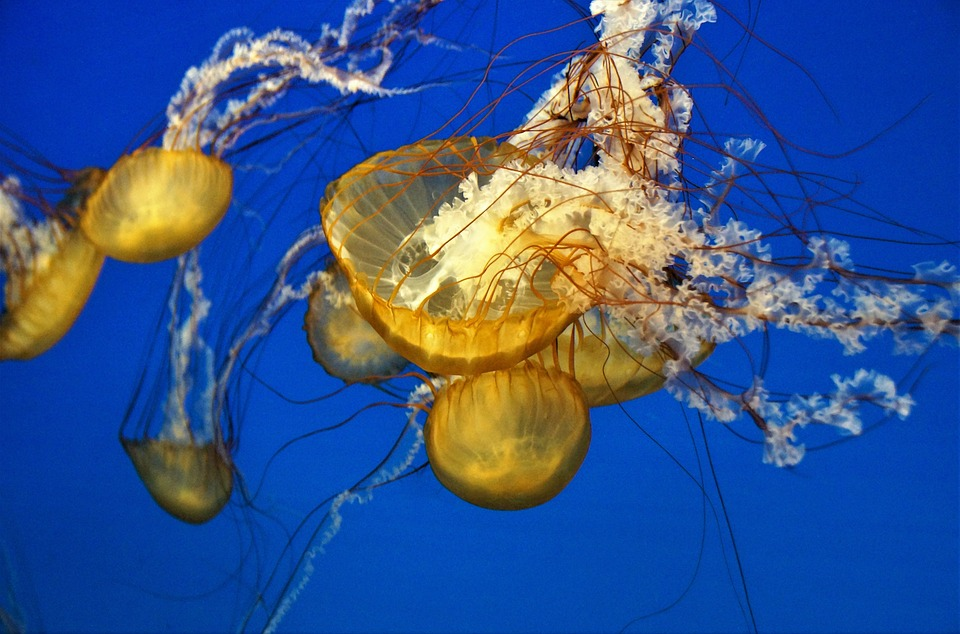
#> input picture workshops/open_cv/code/images/jellyfish.jpg, 960 x 634 px, given in place of the camera
$ python more_advanced_operations.py
#> lines starting #> are read from the running program, lines starting #| are printed output that depends on the picture; after the words box and inside, x2 and y2 are one past the last pixel; in counts of white or black regions, pixels touching at a corner belong together
import cv2
from matplotlib import pyplot as plt

def run_program():
    #Set up your webcam
    webcam = cv2.VideoCapture(0)
    #Randomly init a 'key press'
    key = ord('r')
    #While the 's' key isn't pressed
    while key != ord("s"):
        #Get picture and success of operation
        success, still = webcam.read()
#> still is the input picture: shape (634, 960, 3); mean B, G, R 141, 84.8, 53.6
        still = do_something(still)
        cv2.imshow("Webcam Feed", still)
        #Sets frame rate
        key = cv2.waitKey(10)
    cv2.destroyAllWindows()


#Test Matplotlib image visualization - create a function
def show_img(img_to_show):
    plt.imshow(cv2.cvtColor(img_to_show, cv2.COLOR_BGR2RGB))
    plt.show()
    plt.clf()

def preprocess_img(img):
    #Grayscale
    gray_img = img.copy()
    gray_img = cv2.cvtColor(gray_img, cv2.COLOR_BGR2GRAY)
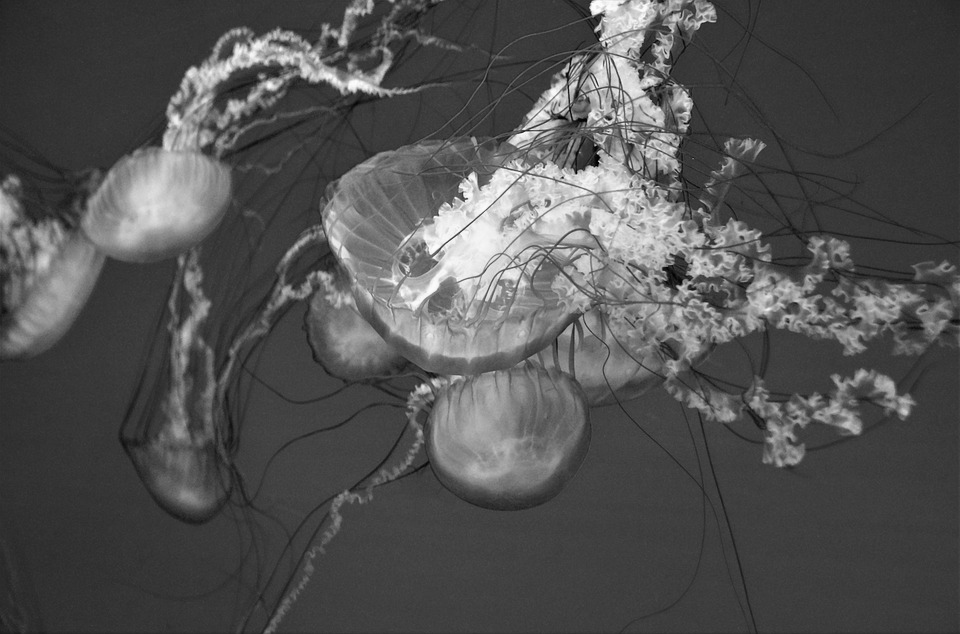
#> gray_img: shape (634, 960); min 0, max 254, mean 81.9
    #Blur
    blur_img = cv2.GaussianBlur(gray_img, (7,7), 0)
    return blur_img


# #Threshold
# def do_something(img):
#     #Preprocess img
#     img = preprocess_img(img)
#     #white is 255, black is 0
#     ret, thresh_img = cv2.threshold(img, 100, 255, cv2.THRESH_BINARY)
#     return thresh_img

# #Gradient
# def do_something(img):
#     #Preprocess img
#     img = preprocess_img(img)
#     #X direction
#     img = cv2.Sobel(img, -1, 1, 0)
#     #Y Direction
#     #img = cv2.Sobel(img, -1, 0, 1)
#     return img


# #Edge Detection
# def do_something(img):
#     #Preprocess img
#     img = preprocess_img(img)
#     img = cv2.Canny(img, 50, 200)
#     return img


#Edge Detection and Contours
def do_something(img):
    #Preprocess img
    normal_img = img.copy()
    img = preprocess_img(img)
    img = cv2.Canny(img, 50, 200)
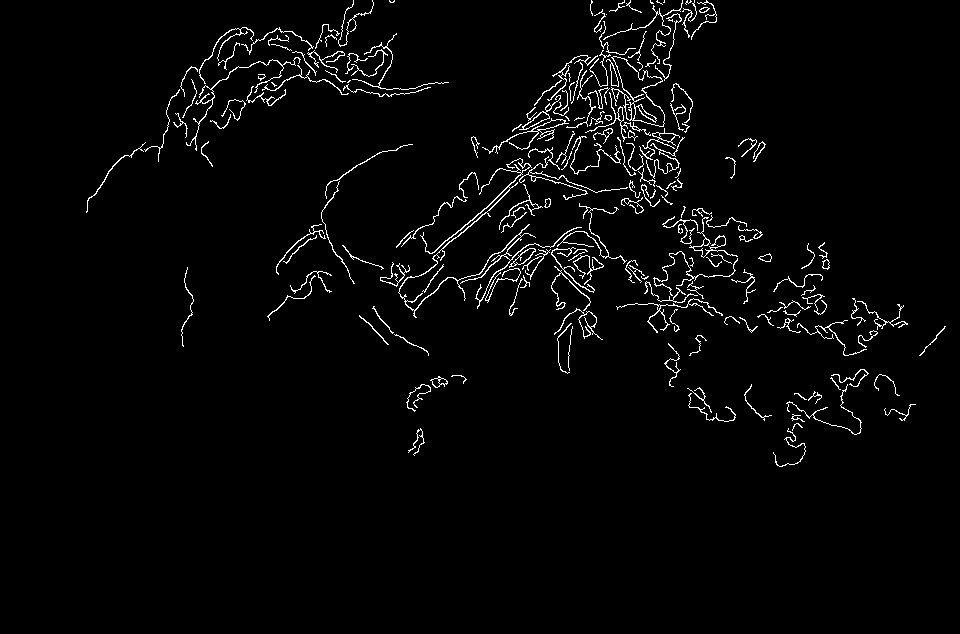
#> img: shape (634, 960); 2.6% white in thin lines or dots, all inside (x1, y1, x2, y2) = (86, 0, 946, 467)
    #Contours
    contours, hierarchy = cv2.findContours(img, cv2.RETR_TREE, cv2.CHAIN_APPROX_SIMPLE)
#> contours = 235 contours, 141 with area under 20; largest, box (x1, y1, x2, y2) and area: (611, 56, 665, 127) 1614, (612, 56, 665, 127) 1382, (398, 158, 582, 318) 417, (482, 118, 569, 154) 246, (519, 95, 561, 130) 204
    for single_contour in contours:
        moments = cv2.moments(single_contour)
#> this loop made 235 passes
#> single_contour on passes 32, 33, 43: [[750, 331], [751, 330], [752, 331], [751, 332]], [[749, 330], [750, 329], [751, 330], [750, 331]], [[900, 307], [901, 306], [902, 307], [901, 308]]
    og_img = normal_img.copy()
    cv2.drawContours(og_img, contours, -1, (0,0,255), 3)
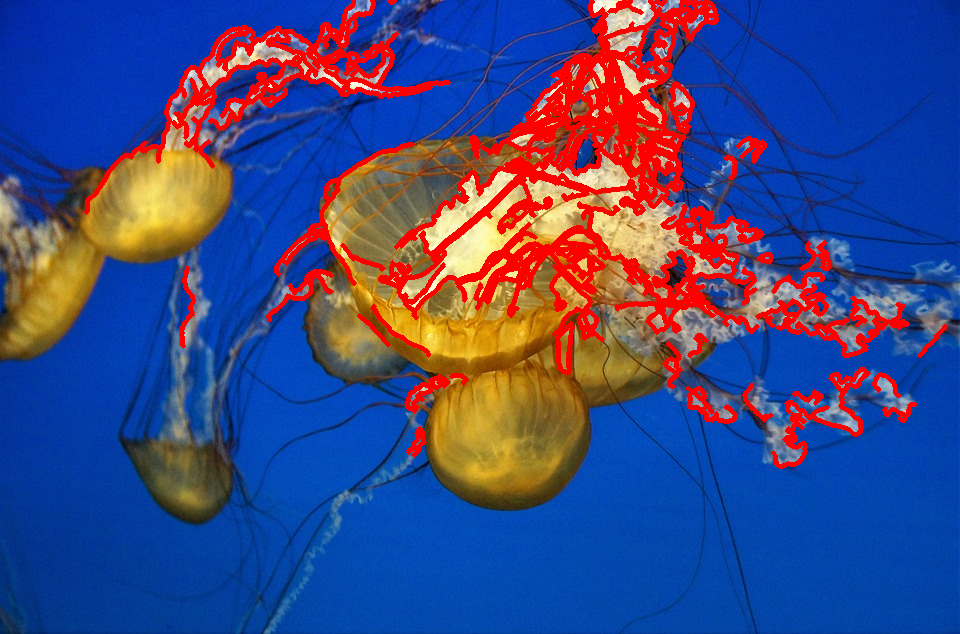
#> og_img: shape (634, 960, 3); 10% of pixels changed, all inside (x1, y1, x2, y2) = (84, 0, 948, 469)
    return og_img


run_program()
#> (key Esc is pressed here)
